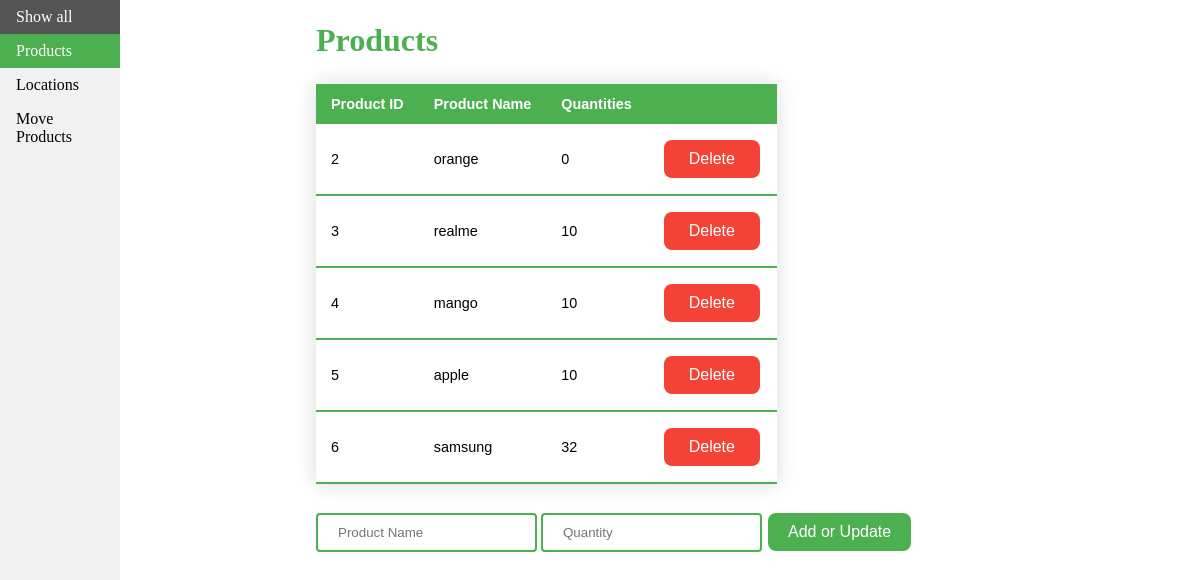
/products, run on an earlier commit of the app's database.
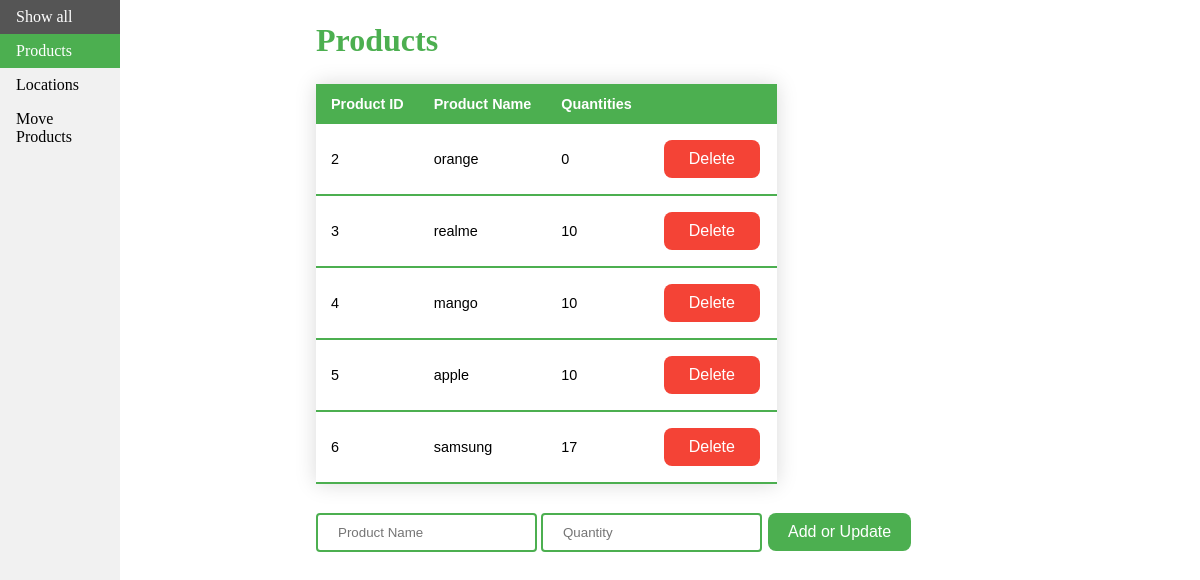
And on a later commit of the database.
### app.py (models this page shows, shortened)
class Products(db.Model):
    id = db.Column(db.Integer, primary_key=True)
    name = db.Column(db.String(100), unique=True, nullable=False)
    quantity = db.Column(db.Integer)

### app.py (the view)
@app.route('/products')
def products_view():
    return render_template('products.html', products = Products.query.all())

### templates/products.html (shortened to what this page needs)
<!DOCTYPE html>
<html>
<head>
    <link rel='stylesheet' type='text/css' media='screen' href="{{ url_for('static', filename='main.css') }}">
</head>
<body>
    <ul>
        <li><a href="/">Show all</a></li>
        <li><a class="active" href="/products">Products</a></li>
        <li><a href="/locations">Locations</a></li>
        <li><a href="/moveproduct">Move Products</a></li>
    </ul>
    <div style="margin-left:25%;padding:1px 16px;height:1000px;">
    <h1>Products</h1>
        <table class="styled-table">
            <thead>
                <tr>
                    <th>Product ID</th>
                    <th>Product Name</th>
                    <th>Quantities</th>
                    <th></th>
                </tr>
            </thead>
            {% for product in products %}
            <tbody>
                <tr>
                    <td>{{ product.id }}</td>
                    <td class="active-row">{{ product.name }}</td>
                    <td>{{ product.quantity }}</td>
                    <td>
                        <a href="{{ url_for('deleteProduct', prod_id=product.id ) }}">
                            <button class="deletebutton" value= "delete" >Delete</button><br>
                        </a>
                    </td>
                </tr>
            {% endfor %}
            </tbody>
        </table>
        <form action="/add_prod" method="POST">
            <input name="name" type="text" placeholder="Product Name">
            <input name="quantity" type="number" placeholder="Quantity">
            <input class="button" type="submit" value="Add or Update">
        </form>
    </div>
</body>
</html>

What changed in the data, as far as the page shows it:
changed Products "samsung": quantity "32" → "17"
